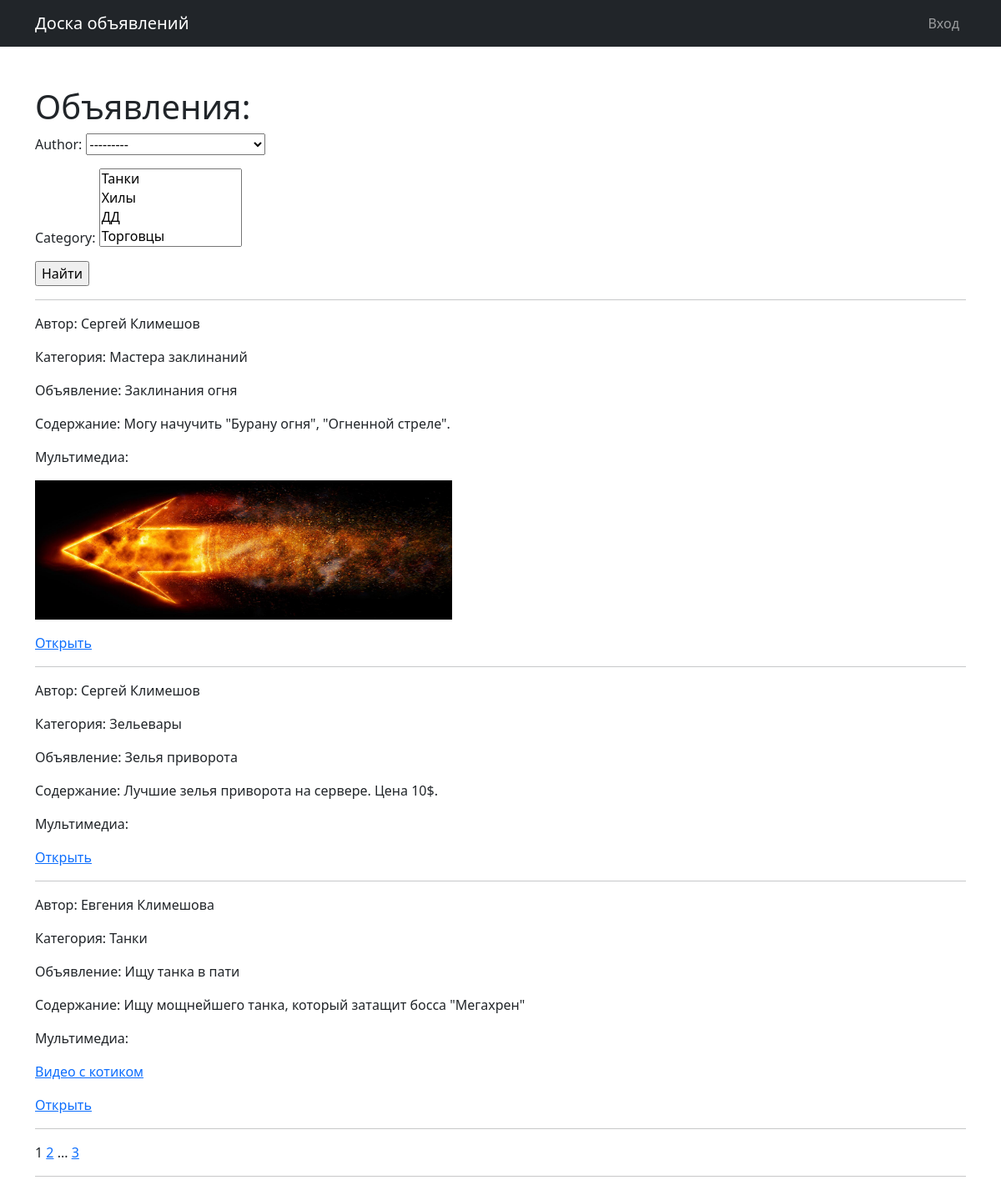
The page / on the database its author committed.
### Callboardapp/models.py (models this page shows, shortened)
class Call(models.Model):
   author = models.ForeignKey(Author, on_delete=models.CASCADE)
   category = models.ManyToManyField(Category, related_name='CategoryCall')
   title = models.CharField(max_length=64)
   text = models.TextField()
   content = RichTextUploadingField(blank=True)

class Author(models.Model):
   author_user = models.OneToOneField(User, on_delete=models.CASCADE)
   def __str__(self):
       return f'{self.author_user.first_name} {self.author_user.last_name} '

class Category(models.Model):
   name = models.CharField(max_length=64)
   def __str__(self):
       return f'{self.name}'

### Callboardapp/views.py (the view)
# urls.py: path('', CallsList.as_view(), name='calls_list'),
class CallsList(ListView):
    model = Call
    ordering = 'title'
    template_name = 'calls.html'
    context_object_name = 'calls'
    paginate_by = 3
    def get_queryset(self):
        queryset = super().get_queryset()
        self.filterset = CallFilter(self.request.GET, queryset)
        return self.filterset.qs
    def get_context_data(self, **kwargs):
        context = super().get_context_data(**kwargs)
        context['filterset'] = self.filterset
        return context

### Callboardapp/templatetags/custom_tags.py (called while the page is built)
@register.simple_tag(takes_context=True)
def url_replace(context, **kwargs):
   d = context['request'].GET.copy()
   for k, v in kwargs.items():
       d[k] = v
   return d.urlencode()

### templates/calls.html (shortened to what this page needs)
{% extends 'index.html' %}
{% load custom_tags %}
{% block content %}
    <h1>Объявления:</h1>
    <form action="" method="get">
        {{ filterset.form.as_p }}
        <input type="submit" value="Найти" />
    </form>
    {% if calls %}
            {% for call in calls %}
            <hr>
            <p> Автор: {{ call.author }}</p>
            <p>
                {% for category in call.category.all %}
                Категория: {{ category }}
                {% endfor %}
            </p>
            <p> Объявление: {{ call.title }}</p>
            <p> Содержание: {{ call.text|truncatewords:20 }}</p>
            <p> Мультимедиа: {{ call.content|safe }}</p>
            <a href="{% url 'call_detail' pk=call.id %}">Открыть</a>
            {% endfor %}
    {% else %}
        <h2>Объявлений нет!</h2>
    {% endif %}
   <hr>
   {{ page_obj.number }}
   {% if page_obj.has_next %}
       <a href="?{% url_replace page=page_obj.next_page_number %}">{{ page_obj.next_page_number }}</a>
       {% if paginator.num_pages != page_obj.next_page_number %}
           ...
           <a href="?{% url_replace page=page_obj.paginator.num_pages %}">{{ page_obj.paginator.num_pages }}</a>
       {% endif %}
   {% endif %}
   <hr>
{% endblock content %}

### templates/index.html (shortened to what this page needs)
<!DOCTYPE html>
<html lang="en">
    <head>
        {% load static %}
        <link href="{% static 'css/styles.css' %}" rel="stylesheet" />
    </head>
    <body>
        <nav class="navbar navbar-expand-lg navbar-dark bg-dark">
            <div class="container">
                <a class="navbar-brand" href="{% url 'calls_list' %}">Доска объявлений</a>
                <div class="collapse navbar-collapse" id="navbarSupportedContent">
                    <ul class="navbar-nav ms-auto">
                        {% if user.is_authenticated %}
                        <li class="nav-item">
                            <a class="nav-link active" > Пользователь - {{ user.username }} </a>
                        </li>
                        <li class="nav-item">
                            <a class="nav-link" href="{% url 'call_create' %}">Добавить обявление</a>
                        </li>
                        <li class="nav-item">
                            <a class="nav-link" href="{% url 'user_responses' %}">Просмотреть отклики</a>
                        </li>
                        <li class="nav-item">
                            <a class="nav-link" href="{% url 'account_logout' %}">Выход</a>
                        </li>
                        {% else %}
                        <li class="nav-item">
                            <a class="nav-link" href="{% url 'account_login' %}">Вход</a>
                        </li>
                        {% endif %}
                    </ul>
                </div>
            </div>
        </nav>
        <div class="container">
            <div class="text-start mt-5">
                {% block content %}
                {% endblock content %}
            </div>
        </div>
    </body>
</html>

### rows shown on the page
Call: author "Сергей Климешов", title "Заклинания огня", text "Могу начучить \"Бурану огня\", \"Огненной стреле\".", content (picture)
Category: name "Мастера заклинаний"
Call: author "Сергей Климешов", title "Зелья приворота", text "Лучшие зелья приворота на сервере. Цена 10$."
Category: name "Зельевары"
Call: author "Евгения Климешовa", title "Ищу танка в пати", text "Ищу мощнейшего танка, который затащит босса \"Мегахрен\"", content "Видео с котиком"
Category: name "Танки"

### other values the page prints
{{ page_obj.number }} "1"
{{ page_obj.next_page_number }} "2"
{{ page_obj.paginator.num_pages }} "3"
